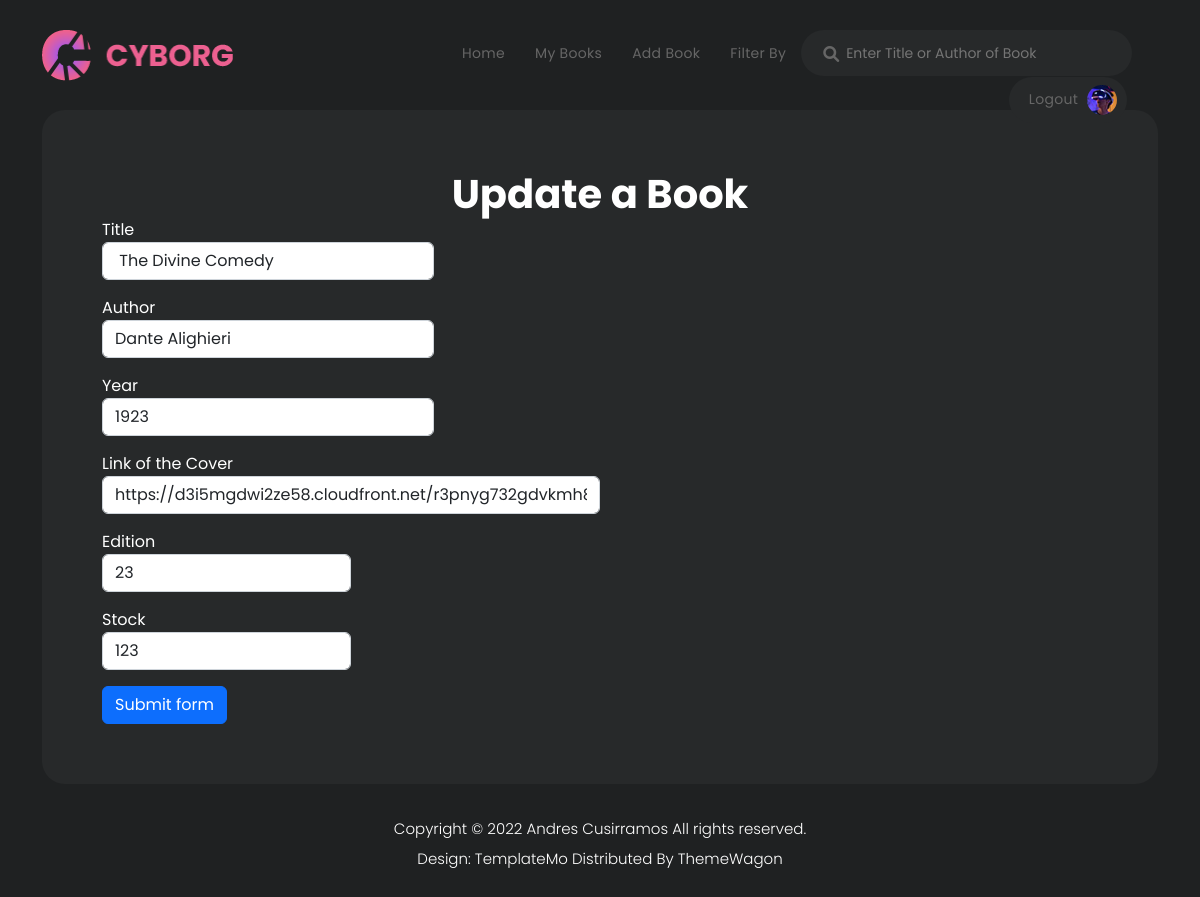
Before: /update/11 (signed in) with the older database file.
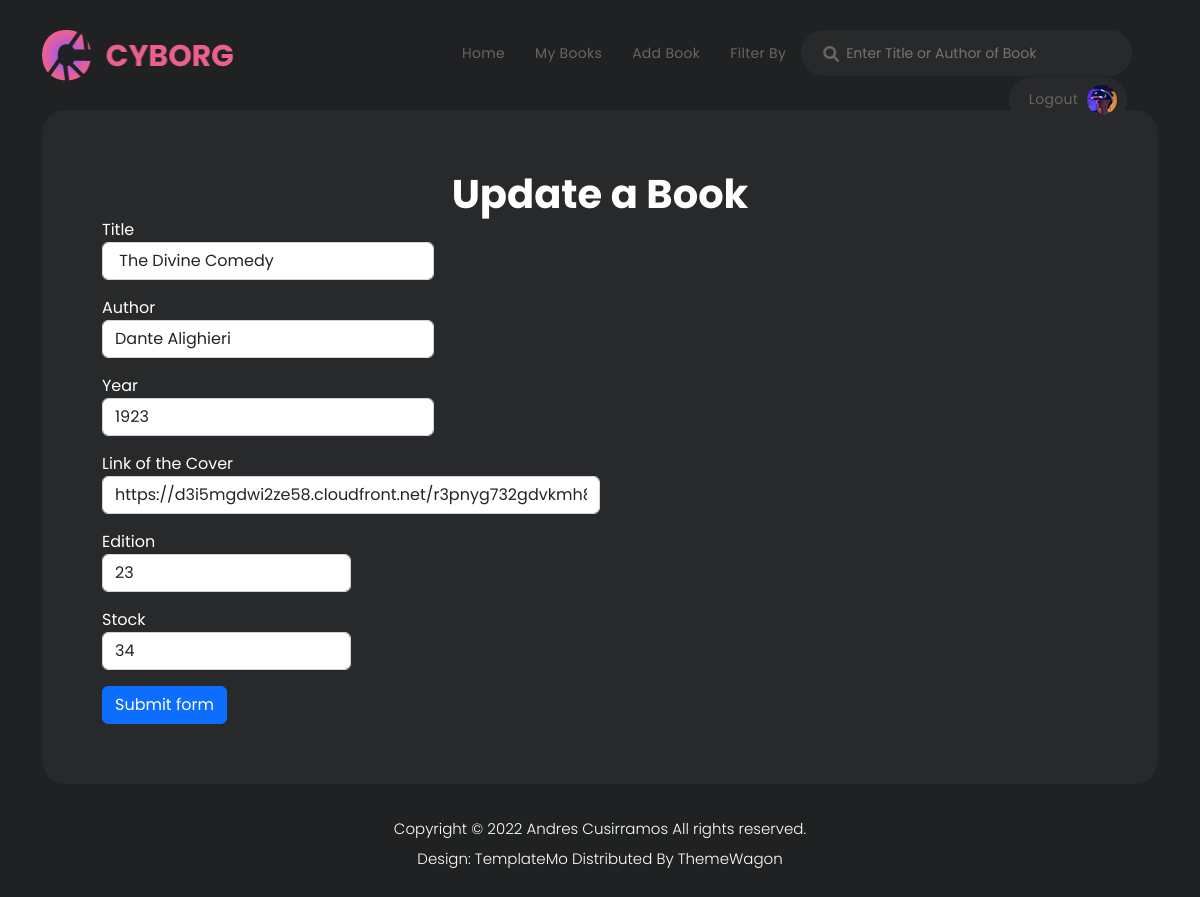
After: the same page with the newer database file.
### website/models.py (models this page shows)
class Book(db.Model):
    id = db.Column(db.Integer, primary_key=True)
    title = db.Column(db.String(150))
    author = db.Column(db.String(150))
    year = db.Column(db.String(50))
    edition = db.Column(db.Integer)
    image = db.Column(db.String(500))
    amount = db.Column(db.Integer)

### website/views.py (the view, shortened to what this page needs)
@views.route('/update/<int:id>', methods=['GET','POST'])
@login_required
def update(id):
    name_to_update = Book.query.get_or_404(id)
    return render_template("update.html",id=id,name_to_update=name_to_update,user=current_user)

### website/__init__.py (called while the page is built)
def create_app():
    app = Flask(__name__)
    app.config['SECRET_KEY'] = 'hjshjhdjah kjshkjdhjs'
    app.config['SQLALCHEMY_DATABASE_URI'] = f'sqlite:///{DB_NAME}'
    db.init_app(app)
    from .views import views
    from .auth import auth
    app.register_blueprint(views, url_prefix='/')
    app.register_blueprint(auth, url_prefix='/')
    from .models import User, Book
    create_database(app)
    login_manager = LoginManager()
    login_manager.login_view = 'auth.login'
    login_manager.init_app(app)
    @login_manager.user_loader
    def load_user(id):
        return User.query.get(int(id))
    return app

### website/templates/update.html (shortened to what this page needs)
{% extends "base.html" %} {% block title %}Update a Book{% endblock %} {% block content
    %}
    <h1 align="center">Update a Book</h1>
    <form  action="/update/{{name_to_update.id}}" enctype="multipart/form-data"  method="POST"  class="needs-validation" novalidate>
        <div class="form-row">
          <div class="col-md-4 mb-3">
            <label  style="color:white" for="validationTooltip01">Title</label>
            <input name="title" id="title" type="text" class="form-control" id="validationTooltip01" value="{{name_to_update.title}}" required></input>
          </div>
          <div class="col-md-4 mb-3">
            <label style="color:white"  for="validationTooltip02">Author</label>
            <input name="author" id="author" type="text" class="form-control" id="validationTooltip02" value="{{name_to_update.author}}" required></input>
          </div>
          <div class="col-md-4 mb-3">
            <label style="color:white" for="validationTooltip02">Year</label>
            <input name="year" id="year" type="number" class="form-control" id="validationTooltip02" value="{{name_to_update.year}}" required></input>
          </div>
        </div>
        <div class="form-row">
          <div class="col-md-6 mb-3">
            <label style="color:white"  for="validationTooltip03">Link of the Cover</label>
            <input name="image" id="image" type="text" class="form-control" id="validationTooltip03" value="{{name_to_update.image}}" required>
          </div>
          <div class="col-md-3 mb-3">
            <label  style="color:white" for="validationTooltip04">Edition</label>
            <input name="edition" id="edtion" type="number" class="form-control" id="validationTooltip04" value="{{name_to_update.edition}}" required>
          </div>
          <div class="col-md-3 mb-3">
            <label style="color:white"  for="validationTooltip05">Stock</label>
            <input name="amount" id="amount" type="number" class="form-control" id="validationTooltip05" value="{{name_to_update.amount}}" required>
          </div>
        </div>
        <button class="btn btn-primary" type="submit">Submit form</button>
      </form>
{% endblock %}

Changed rows visible on the page:
changed Book "The Divine Comedy": amount "123" → "34"
